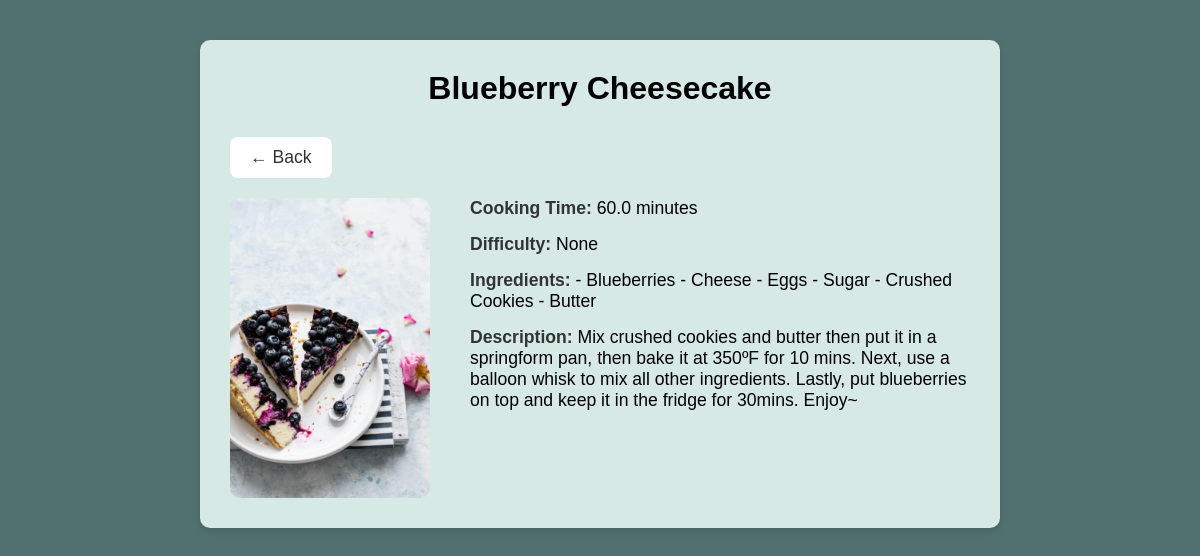
Screenshot of /recipes/detail/5/ (signed in) with the database file from the repository.
### recipes/models.py (models this page shows, shortened)
class Recipes(models.Model):
    name = models.CharField(max_length=120)
    cooking_time = models.FloatField(help_text="In minutes", default=0, null=True)
    ingredients = models.TextField(default='')
    description = models.TextField(default='')
    pic = models.ImageField(upload_to='recipe_pics', default='no_picture.jpg')
    difficulty = models.CharField(max_length=20, blank=True, null=True)

### recipes/views.py (the view)
# urls.py: path('detail/<int:pk>/', RecipesDetailView.as_view(), name='detail'),
class RecipesDetailView(LoginRequiredMixin, DetailView):
   model = Recipes
   template_name = 'recipes/recipes_detail.html'
   context_object_name = 'recipe'

### recipes/templates/recipes/recipes_detail.html (shortened to what this page needs)
{% load static %}
<!DOCTYPE html>
<html lang="en">
<head>
</head>
<body>
    <div class="container">
        <div class="header">
            <h1>{{ recipe.name }}</h1>
        </div>
        <div class="back-button">
            <a href="javascript:history.back()">&larr; Back</a>
        </div>
        <div class="recipe-detail">
            <img src="{{ recipe.pic.url }}" alt="{{ recipe.name }}">
            <div class="recipe-info">
                <p><strong>Cooking Time:</strong> {{ recipe.cooking_time }} minutes</p>
                <p><strong>Difficulty:</strong> {{ recipe.difficulty }}</p>
                <p><strong>Ingredients:</strong> {{ recipe.ingredients }}</p>
                <p><strong>Description:</strong> {{ recipe.description }}</p>
            </div>
        </div>
    </div>
</body>
</html>

### recipes/templates/recipes/recipes_detail.html (style rules this page uses)
* { box-sizing: border-box; margin: 0; padding: 0; }
body { font-family: 'Montserrat', sans-serif; background-color: #51716e; padding: 40px; }
h1 { text-align: center; margin-bottom: 30px; }
.container { max-width: 800px; margin: 0 auto; background-color: #d6e9e4; padding: 30px; border-radius: 10px; box-shadow: 0 4px 6px rgba(0, 0, 0, 0.1); }
.back-button a { text-decoration: none; color: #333; font-size: 1.1em; display: inline-block; background-color: #fff; padding: 10px 20px; border-radius: 8px; margin-bottom: 20px; transition: background-color 0.3s ease; }
.recipe-detail { display: flex; flex-direction: row; justify-content: space-between; align-items: flex-start; gap: 20px; }
.recipe-detail img { width: 300px; height: 300px; object-fit: cover; border-radius: 10px; }
.recipe-info { flex-grow: 1; padding-left: 20px; }
.recipe-info p { margin-bottom: 15px; font-size: 1.1em; }
.recipe-info strong { color: #333; }

### rows the page displays
Recipes: name "Blueberry Cheesecake", pic (picture), cooking_time "60.0", difficulty "None", ingredients "- Blueberries - Cheese - Eggs - Sugar - Crushed Cookies - Butter", description "Mix crushed cookies and butter then put it in a springform pan, then bake it at 350ºF for 10 mins. Next, use a balloon whisk to mix all other ingredients. Lastly, put blueberries on top and keep it in the fridge for 30mins. Enjoy~"
